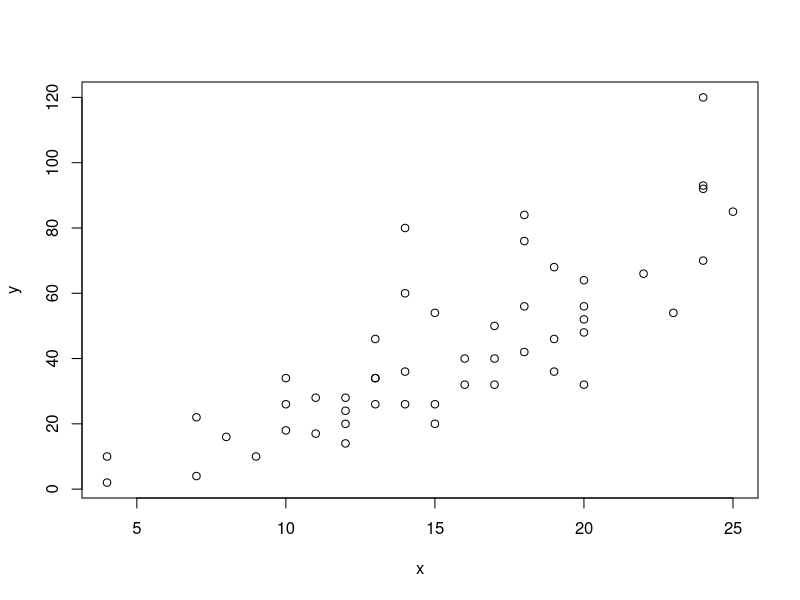
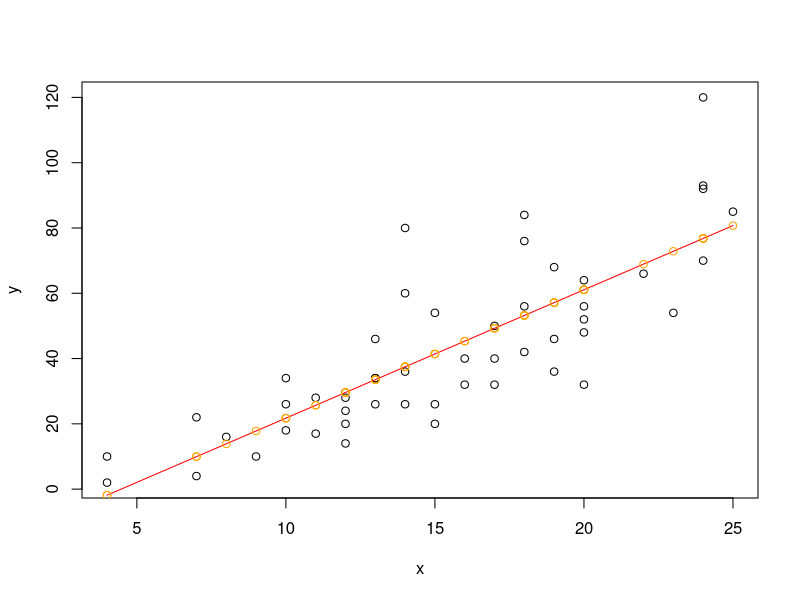
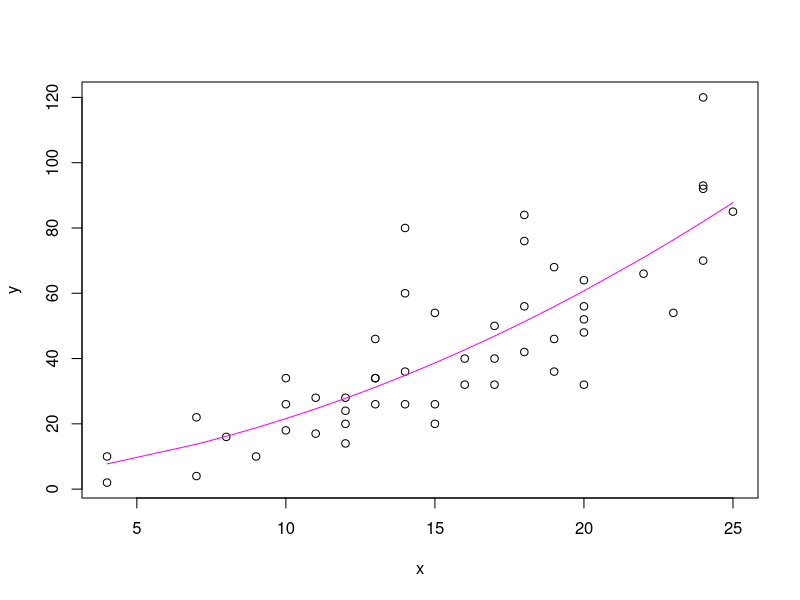

Source code (R) for these figures, in order:
autos <- cars
x <- autos$speed
y <- autos$dist
xm <- matrix(x)
ym <- matrix(y)
plot(x,y)

beta0 <- mean(y) - cov(x,y)*mean(x)/var(x)
beta1 <- cov(x,y)/var(x)

plot(x,y)
lines(x,beta0 + beta1*x, col = "red")
points(x, beta0 + beta1*x, col = "orange")

p <- xm %*% solve( t(xm)%*%xm ) %*% t(xm)
sigma2_estimado <- t(ym) %*% (diag(x=1, nrow = 50, ncol = 50) - p) %*% ym / (50-1)
sigma2_estimado

X <- cbind( rep(1,50), xm, xm^2)

theta <- solve( t(X)%*%X ) %*% t(X) %*% ym

plot(x,y)
lines( x, theta[1] + theta[2]*x + theta[3]*x^2, col = "magenta")
